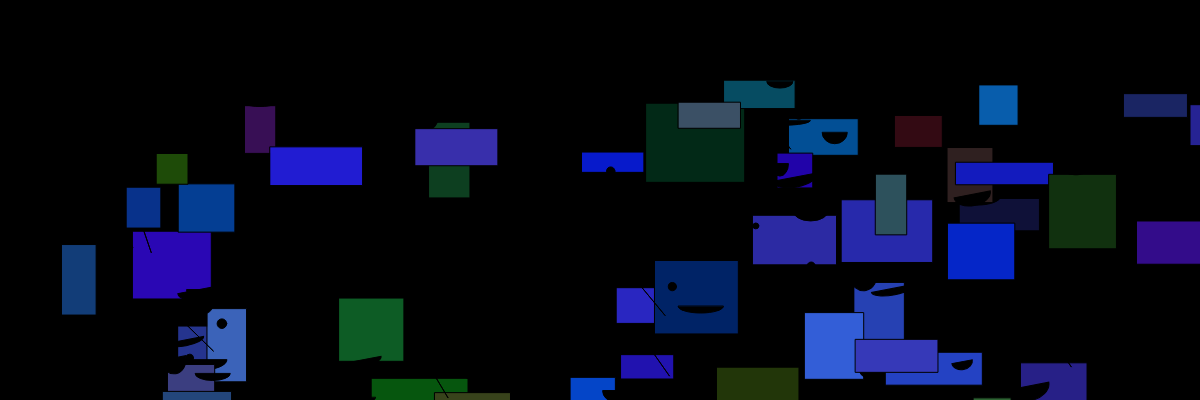
Frame 1 (no input)
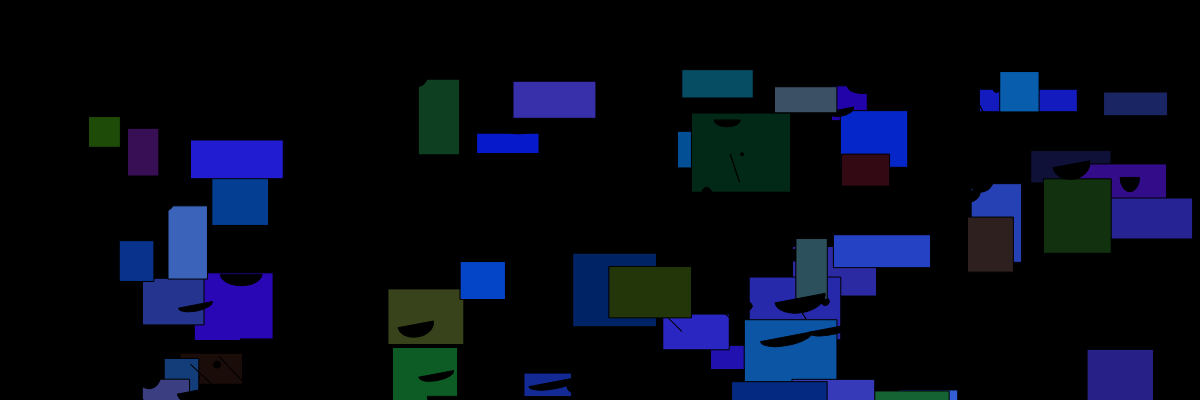
Frame 60 (no input)
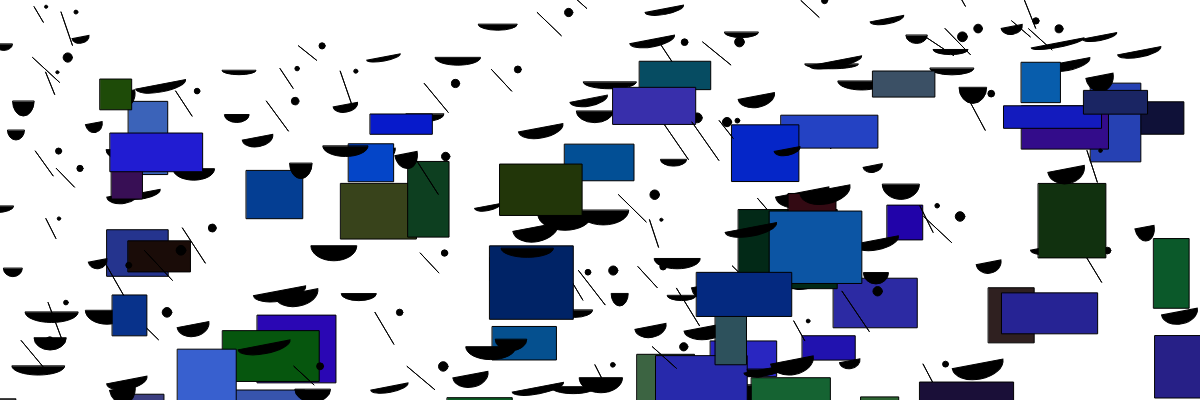
Frame 120 (the mouse pressed at the canvas centre since frame 60)

The p5.js sketch that drew these frames (run headless with seeded random() and noise() and a simulated clock; from frame 60 on, the mouse is pressed at the canvas centre):

// p5.js sketch
// ── sketch.js
let homeboy = [];
let number_of_homies = 60;

var COL = 0;

function setup() {
    // createCanvas(windowWidth, 400);
    createCanvas(windowWidth, 400);
    bg_color = color('grey');

    for (let i = 0; i < number_of_homies; i++) {
        homeboy.push( new floatinghomeboy() );
    }
}

function draw() {
  background(COL);
    COL = map(mouseX, 0, windowWidth, 0, windowHeight );


    for (var i = 0; i < homeboy.length; i++) {
        homeboy[i].frame();
    }
}





/////////////////////////////////////////
//      Floating homeboy Class
/////////////////////////////////////////

/**
 * Floating homeboy Class.
 *
 */
class floatinghomeboy {

    constructor() {
        this.size_w = random(30, 100);
        this.size_h = random(20, 80);
        this.loc_x = random(width);
        this.loc_y = random(height);
        this.move_x = random(-2, 2);
        this.move_y = random(-2, 2);
        this.body_color = color(random(60), random(100), random(215));
        this.size_w = this.size_w;
        this.size_h = this.size_h;
        this.eye_x = this.size_w * 0.190;
        this.eye_y = this.size_h * 0.40 * -1;
        this.eye_size = this.size_w * 0.1;
        this.feet_x = this.size_w * 0.9 + (this.size_w * 0.25);
        this.feet_y = this.size_h * 0.82;
        this.feet_w = this.size_w * 0.55;
        this.feet_h = this.size_h * 0.4;
        this.left_foot_angle = 0;
        this.right_foot_angle = -6;
        this.foot_angle_delta = random(3);
        this.foot_angle_max = -20;
        this.active_foot = 0;
    }

    // method per frame to update floatinghomeboy
    frame() {
        this.feetAngle();
        this.display();
        this.move();
    }

    display() {

        push();

        translate(this.loc_x, this.loc_y);
        fill(this.body_color);

        rect(60, 60, this.size_w, this.size_h);

        // eyes
        fill('black');
        triangle(-this.eye_x, this.eye_y, this.eye_size, this.eye_size);
        ellipse(this.eye_x, this.eye_y, this.eye_size, this.eye_size);

        // feet
        push();
        rotate(PI * (this.right_foot_angle * 0.01));
        translate(this.feet_x, this.feet_y);
        scale(1, 1);
        arc(0, 0, this.feet_w, this.feet_h, 0, -PI, CHORD);
        pop();
        push();
        rotate(PI * -(this.left_foot_angle * 0.01));
        translate(-this.feet_x, this.feet_y);
        scale(1, 1);
        arc(0, 0, this.feet_w, this.feet_h, 0, -PI, CHORD);
        pop();

        pop();
    }

    feetAngle() {

        if (this.active_foot === 2) {
            this.left_foot_angle -= this.foot_angle_delta;
            if (this.left_foot_angle <= this.foot_angle_max) {
                this.foot_angle_delta *= -1;
            }
            if (this.left_foot_angle >= 0) {
                this.active_foot = 1;
                this.foot_angle_delta *= -1;
            }
        } else if (this.active_foot === 1) {
            this.right_foot_angle -= this.foot_angle_delta;
            if (this.right_foot_angle <= this.foot_angle_max) {
                this.foot_angle_delta *= -1;
            }
            if (this.right_foot_angle >= 0) {
                this.active_foot = 0;
                this.foot_angle_delta *= 1;
            }
        }

        //
    }

    move() {
        this.loc_x += this.move_x;
        this.loc_y += this.move_y;

        if (this.loc_x >= width) {
            this.move_x *= -1;
            this.loc_x = width - abs(this.move_x);
        } else if (this.loc_x <= 0) {
            this.move_x *= -1;
            this.loc_x = abs(this.move_x);
        } else if (this.loc_y >= height) {
            this.move_y *= -1;
            this.loc_y = height - abs(this.move_y);
        } else if (this.loc_y <= 0) {
            this.move_y *= -1;
            this.loc_y = abs(this.move_y);
        }
    }
}
